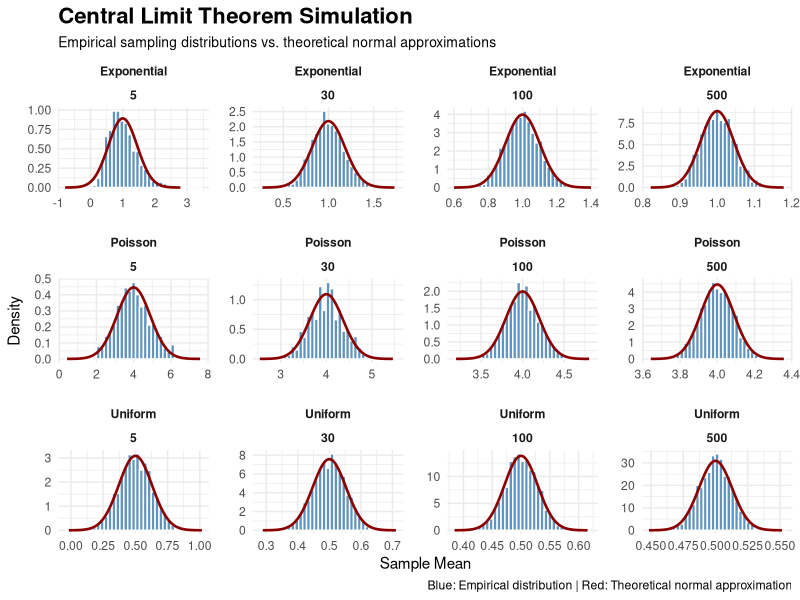
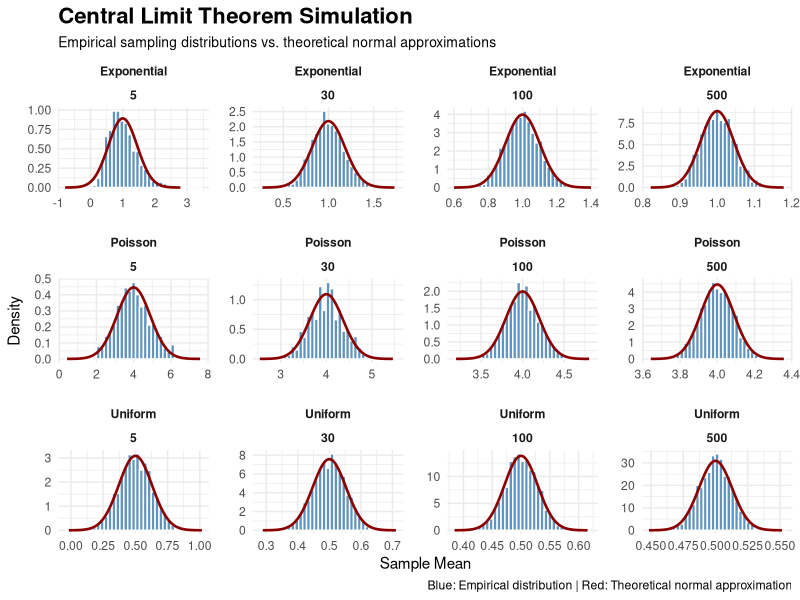

Source code (R) for these figures, in order:

# ============================================================
# Central Limit Theorem (CLT) Simulation
# Author: Pasha Jome Bozorgi
# ============================================================


# 1. Install and load required package

if (!requireNamespace("ggplot2", quietly = TRUE)) {
  install.packages(
    "ggplot2",
    repos = "https://cloud.r-project.org"
  )
}

library(ggplot2)


# 2. Reproducibility

set.seed(42)


# 3. Simulation settings

n_simulations <- 2000
sample_sizes <- c(5, 30, 100, 500)


# 4. Define population distributions

distributions <- list(
  Exponential = function(n) rexp(n, rate = 1),
  Poisson = function(n) rpois(n, lambda = 4),
  Uniform = function(n) runif(n, min = 0, max = 1)
)


# 5. Define theoretical population parameters

population_parameters <- list(
  Exponential = c(mean = 1, sd = 1),
  Poisson = c(mean = 4, sd = 2),
  Uniform = c(mean = 0.5, sd = sqrt(1 / 12))
)


# 6. Generate sampling distributions

results <- data.frame()
normal_results <- data.frame()

for (dist_name in names(distributions)) {

  mu <- population_parameters[[dist_name]]["mean"]
  sigma <- population_parameters[[dist_name]]["sd"]

  for (n in sample_sizes) {

    # Generate repeated sample means

    sample_means <- replicate(
      n_simulations,
      mean(distributions[[dist_name]](n))
    )

    # Store empirical results

    temp <- data.frame(
      Distribution = dist_name,
      Sample_Size = factor(n, levels = sample_sizes),
      Sample_Mean = sample_means
    )

    results <- rbind(results, temp)

    # Generate theoretical normal approximation

    x_values <- seq(
      mu - 4 * sigma / sqrt(n),
      mu + 4 * sigma / sqrt(n),
      length.out = 300
    )

    normal_temp <- data.frame(
      Distribution = dist_name,
      Sample_Size = factor(n, levels = sample_sizes),
      Sample_Mean = x_values,
      Density = dnorm(
        x_values,
        mean = mu,
        sd = sigma / sqrt(n)
      )
    )

    normal_results <- rbind(normal_results, normal_temp)
  }
}


# 7. Calculate empirical and theoretical statistics

summary_table <- data.frame()

for (dist_name in names(distributions)) {

  mu <- population_parameters[[dist_name]]["mean"]
  sigma <- population_parameters[[dist_name]]["sd"]

  for (n in sample_sizes) {

    sample_means <- results$Sample_Mean[
      results$Distribution == dist_name &
      as.character(results$Sample_Size) == as.character(n)
    ]

    empirical_mean <- mean(sample_means)
    empirical_sd <- sd(sample_means)

    theoretical_mean <- as.numeric(mu)
    theoretical_sd <- as.numeric(sigma / sqrt(n))

    temp_summary <- data.frame(
      Distribution = dist_name,
      Sample_Size = n,
      Empirical_Mean = empirical_mean,
      Theoretical_Mean = theoretical_mean,
      Mean_Error = abs(empirical_mean - theoretical_mean),
      Empirical_SD = empirical_sd,
      Theoretical_SD = theoretical_sd,
      SD_Error = abs(empirical_sd - theoretical_sd)
    )

    summary_table <- rbind(
      summary_table,
      temp_summary
    )
  }
}


# Round numeric columns only

numeric_columns <- sapply(summary_table, is.numeric)

summary_table[numeric_columns] <- lapply(
  summary_table[numeric_columns],
  round,
  digits = 6
)


# Display summary statistics

cat("\nSTATISTICAL SUMMARY\n")
cat("===================\n")

print(summary_table)


# 8. Visualize sampling distributions

plot <- ggplot(
  results,
  aes(x = Sample_Mean)
) +

  geom_histogram(
    aes(y = after_stat(density)),
    bins = 35,
    fill = "steelblue",
    color = "white",
    alpha = 0.85
  ) +

  geom_line(
    data = normal_results,
    aes(
      x = Sample_Mean,
      y = Density
    ),
    color = "darkred",
    linewidth = 0.9,
    inherit.aes = FALSE
  ) +

  facet_wrap(
    vars(Distribution, Sample_Size),
    scales = "free",
    nrow = 3
  ) +

  labs(
    title = "Central Limit Theorem Simulation",
    subtitle = paste(
      "Empirical sampling distributions vs.",
      "theoretical normal approximations"
    ),
    x = "Sample Mean",
    y = "Density",
    caption = paste(
      "Blue: Empirical distribution",
      "| Red: Theoretical normal approximation"
    )
  ) +

  theme_minimal(base_size = 11) +

  theme(
    plot.title = element_text(
      face = "bold",
      size = 16
    ),
    plot.subtitle = element_text(size = 10),
    strip.text = element_text(face = "bold"),
    panel.spacing = grid::unit(1, "lines")
  )


# Display plot

print(plot)


# 9. Save output files

if (!dir.exists("figures")) {
  dir.create("figures")
}

# Save visualization

ggsave(
  filename = "figures/clt_simulation.png",
  plot = plot,
  width = 14,
  height = 10,
  dpi = 300
)

# Save statistical summary

write.csv(
  summary_table,
  file = "figures/simulation_summary.csv",
  row.names = FALSE
)


# 10. Completion message

cat("\n====================================\n")
cat("Simulation completed successfully!\n")
cat("====================================\n")

cat("Plot: figures/clt_simulation.png\n")
cat("Summary: figures/simulation_summary.csv\n")
